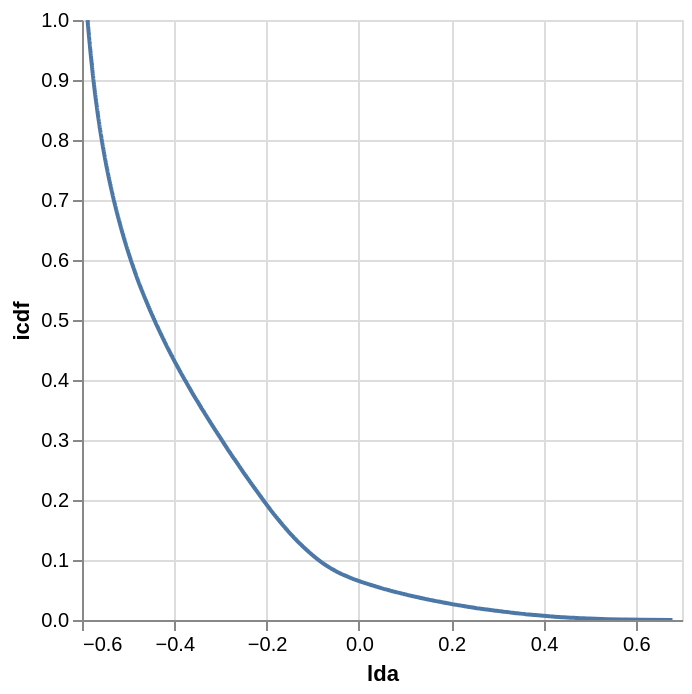

This figure's notebook cell:
### Code cell
import polars as pl

lda_all_lf = pl.scan_parquet(
    "//allen/programs/mindscope/workgroups/dynamicrouting/ben/lda_all.parquet"
)
(
    lda_all_lf
    .select('lda')
    .sort('lda')
    .with_columns(
        icdf=1 - (pl.col('lda').cum_count() / pl.col('lda').count()),
    )
).collect().sample(5000).plot.line('lda', 'icdf')

### Figure 1 — Vega-Lite specification as saved in the notebook (floating-point values rounded to 4 significant figures; data arrays with more than 128 entries replaced by an {"elided": "..."} marker saying what was removed)
{"config": {"view": {"continuousWidth": 300, "continuousHeight": 300}}, "data": {"name": "data-83c8f30ab3fa0d8ab5b7eba82ffc4074"}, "mark": {"type": "line", "tooltip": true}, "encoding": {"x": {"field": "lda", "type": "quantitative"}, "y": {"field": "icdf", "type": "quantitative"}}, "params": [{"name": "param_4", "select": {"type": "interval", "encodings": ["x", "y"]}, "bind": "scales"}], "$schema": "https://vega.github.io/schema/vega-lite/v5.20.1.json", "datasets": {"data-83c8f30ab3fa0d8ab5b7eba82ffc4074": {"elided": "5000 records"}}}
